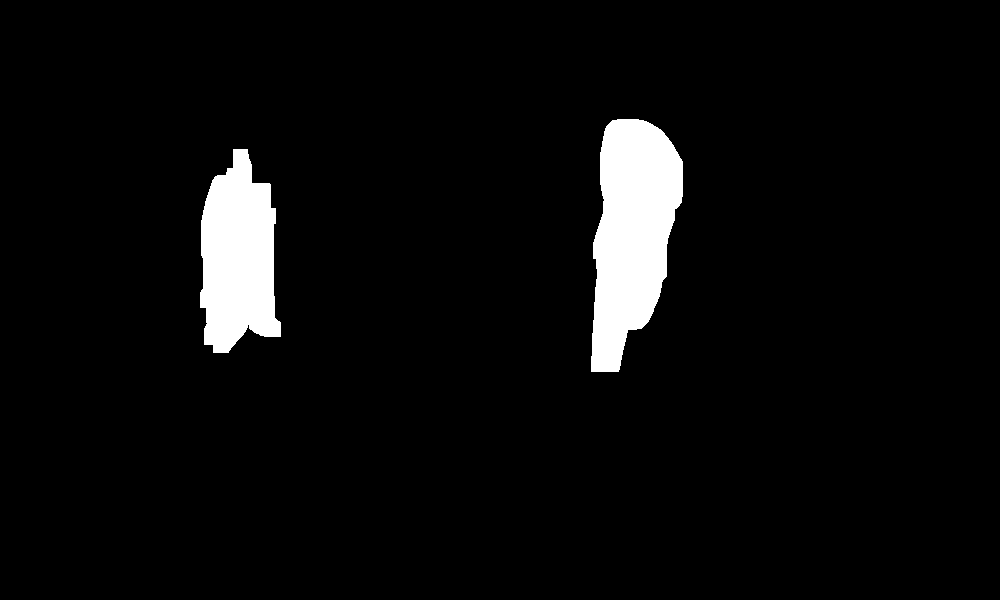
#> input picture Blob_Tracking/blobs.png, 1000 x 600 px
$ python test.py
#> lines starting #> are read from the running program, lines starting #| are printed output that depends on the picture; after the words box and inside, x2 and y2 are one past the last pixel; in counts of white or black regions, pixels touching at a corner belong together
import sys
sys.path.append("/Users/Sofie/Desktop/TSBB15Tracking/tsbb15-project-1/HandlingData")
from FrameClass import Frame
from BoxClass import Box
from RootClass import Root
import cv2
import scipy
from scipy import optimize
import PIL.Image
import numpy as np
from scipy.optimize import linear_sum_assignment

first_im = cv2.imread('blobs.png')
#> first_im is the input picture: shape (600, 1000, 3); 4.7% white; 2 white regions, box (x1, y1, x2, y2) and area: (591, 119, 683, 372) 16109, (200, 149, 281, 353) 12106
binfirst_im = cv2.cvtColor(first_im, cv2.COLOR_BGR2GRAY)
im_arr = [cv2.imread('blobs_moved.png'),
          cv2.imread('blobs_moved3.png'),
          cv2.imread('blobs_moved.png'),
          cv2.imread('blobs.png')]
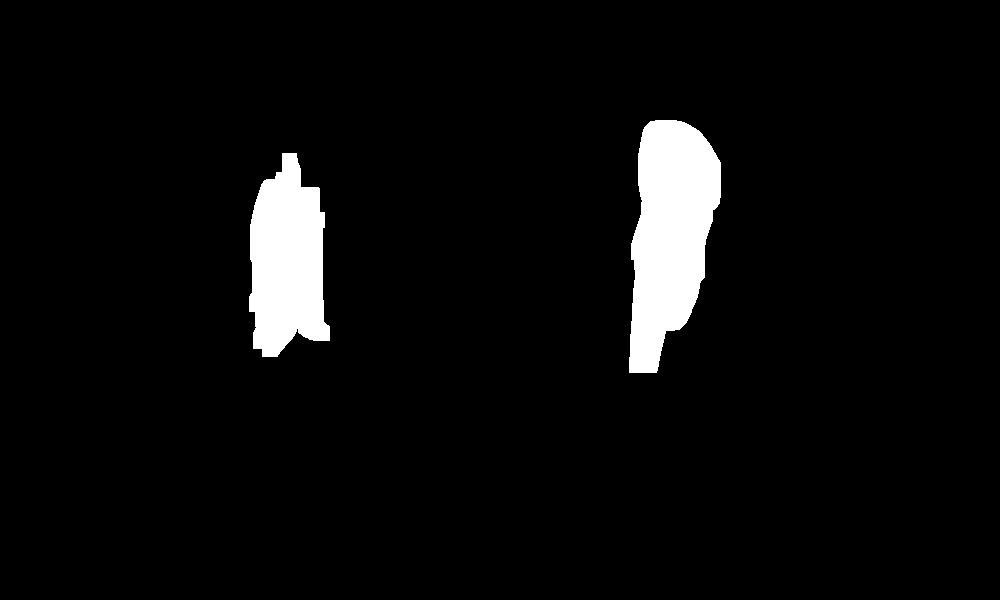
#> input picture Blob_Tracking/blobs_moved.png, 1000 x 600 px
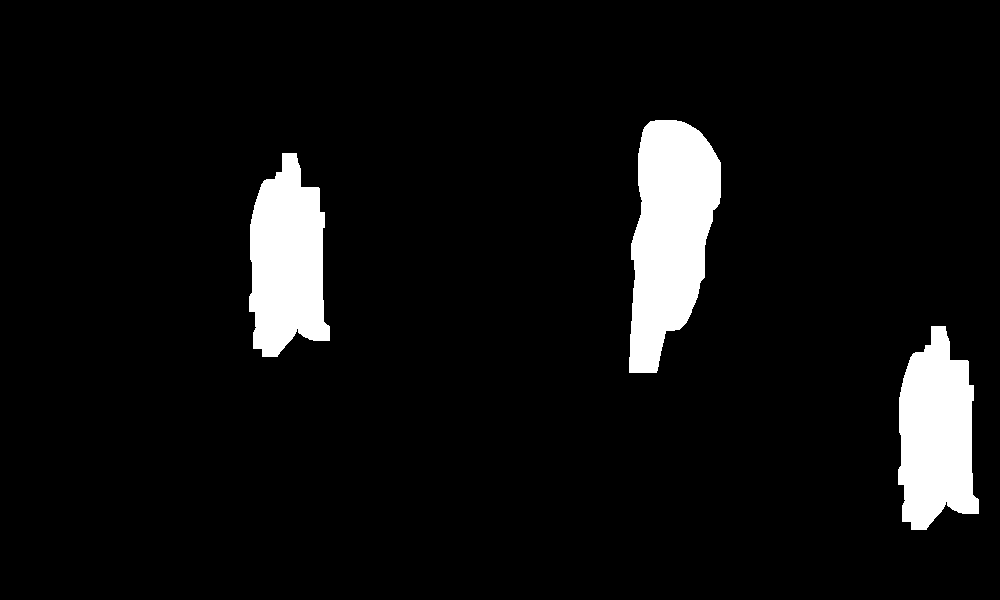
#> input picture Blob_Tracking/blobs_moved3.png, 1000 x 600 px

im_arr2 = [np.asarray(PIL.Image.open('blobs_moved.png')),
          np.asarray(PIL.Image.open('blobs_moved3.png')),
          np.asarray(PIL.Image.open('blobs_moved.png')),
          np.asarray(PIL.Image.open('blobs.png'))]

## convert PIL to opencv
#pil_image = PIL.Image.open('blobs.png')
#opencvImage = cv2.cvtColor(np.array(pil_image), cv2.COLOR_RGB2BGR)
#> (the run stopped early here; a loop or call above may not have finished)
